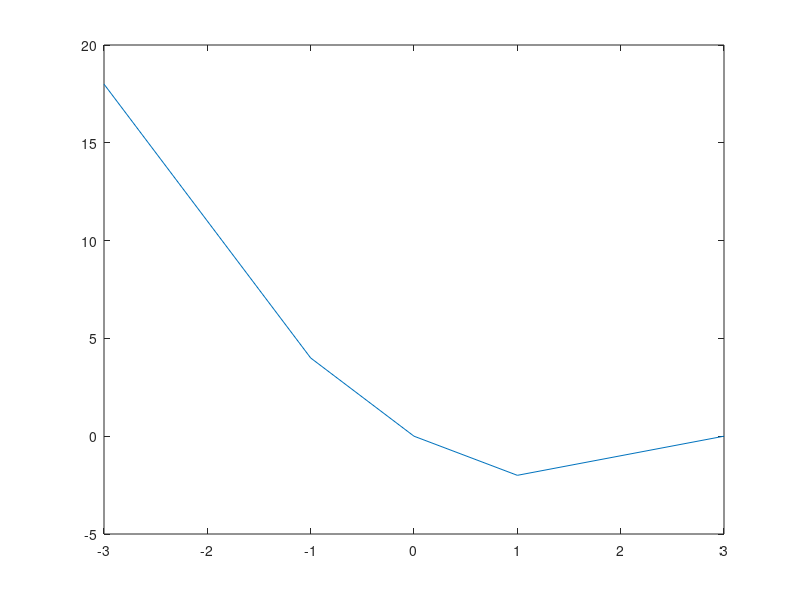

MATLAB code to generate this figure:
% Yonatan Carver

clear ; clc ; close all

%% 2 - Warm-up
% 2.1 MATLAB Array Indexing

% (a)
jkl = 0 : 6;            % creates a 1x7 matrix with numbers 0 through 6
jkl = 2 : 4 : 17;       % creates a 1x4 matrix with numbers 2, 6, 10, 14
jkl = 99 : -1 : 88;     % creates a 1x12 matrix with numbers 99 through 88
ttt = 2 : (1/9) : 4;    % creates a 1x19 matrix from 2 to 4 incremented by (1/9)
tpi = pi * [ 0:0.1:2 ]; % creates a 1x21 matrix from 0 to 2 incremented by 0.1 all multiplied by pi

% (b)
xx = [ zeros(1,3), linspace(0,1,5), ones(1,4) ];
xx(4:6);                % gets indexes 4 through 6 of array xx
size(xx);               % size of array xx (1 by 12)
length(xx);             % length of array xx (12)
xx(2:2:length(xx));     % returns indexes 2, 4, 6, 8, 10, 12 from array xx

% (c)
yy = xx;
yy(4:6) = pi*(1:3);

zz = xx;
zz(2:2:length(zz)) = pi^pi;
% zz = [ 0 36.4622 0 36.4622 0.2500 36.4622  0.7500 36.4622 1.0000 36.4622 1.0000 36.4622 ]

%%
% 2.2 MATLAB Script Files

% (a)



%% 3 - Laboratory: Manipulating Sinusoids with MATLAB

% (a)
xk = cos( pi*(0:11)/4 );    % compute cosines
% xk(1) is the first element of xk
% xk(0) is not defined

% (b)
yy = [ ];   %initialize the yy vector to be empty
for k=-5:5
    yy(k+6) = cos( k*pi/5 );
end
% It is necessary to write yy(k+6) because indices must start at 1 (the
% first index in this case will be 1, not -5 (if you use yy(k))

% (c)
x = [ -3 -1 0 1 3 ];
y = x.*x - 3*x;
plot( x,y )
z = x + y*sqrt(-1);
plot( z )       % complex values: plot imag vs. real





